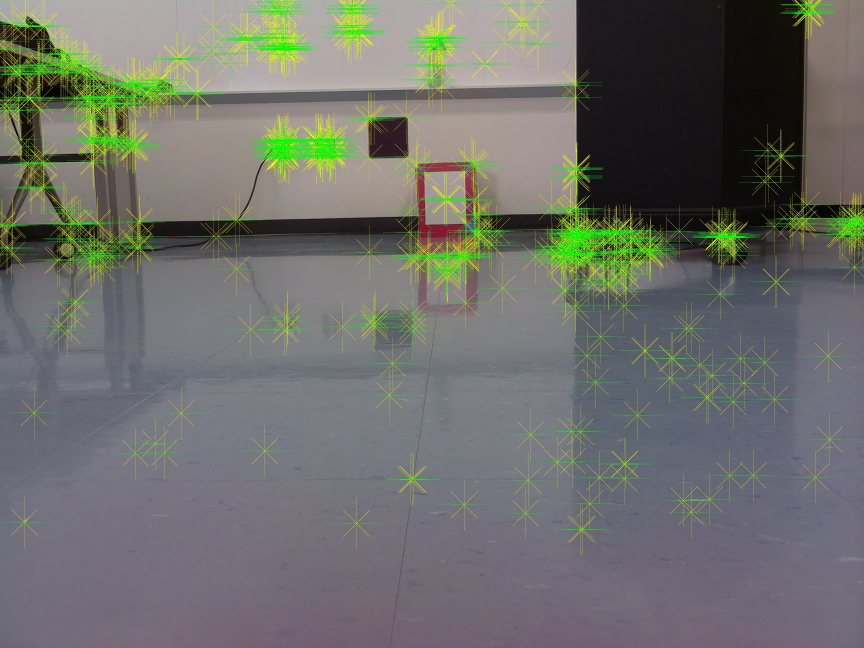
#> input picture C++/Test.jpg, 2592 x 1944 px, given in place of the camera (shown at 1/3 size)
$ python EdgePresentation.py
#> lines starting #> are read from the running program, lines starting #| are printed output that depends on the picture; after the words box and inside, x2 and y2 are one past the last pixel; in counts of white or black regions, pixels touching at a corner belong together
import numpy as np
import sys
sys.path.append('/usr/local/lib/python2.7/site-packages')
from PIL import Image
import zbar
import time
import cv2


cap = cv2.VideoCapture(0)
time.sleep(0.1)

while(True):
    _,rawImage = cap.read()
#> rawImage is the input picture: shape (1944, 2592, 3); mean B, G, R 106, 111, 109.5


    #image = cv2.cvtColor(image, cv2.COLOR_BGR2RGB)
    #pil_im = Image.fromarray(image)
    image = cv2.cvtColor(rawImage, cv2.COLOR_BGR2GRAY)
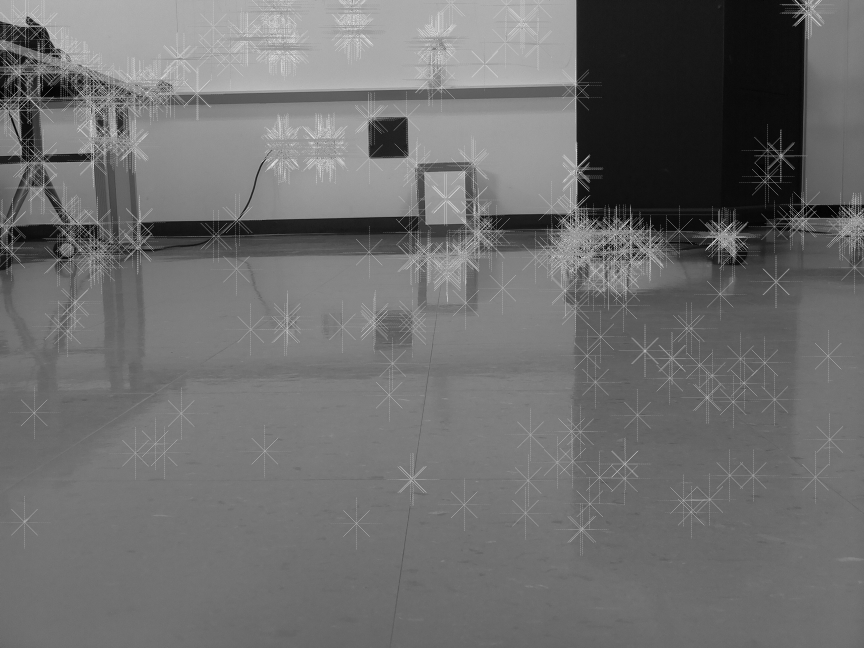
#> image: shape (1944, 2592) (shown at 1/3 size); min 0, max 234, mean 110
    image = cv2.GaussianBlur(image,(7,7),0)
    edged = cv2.Canny(image,50,150)
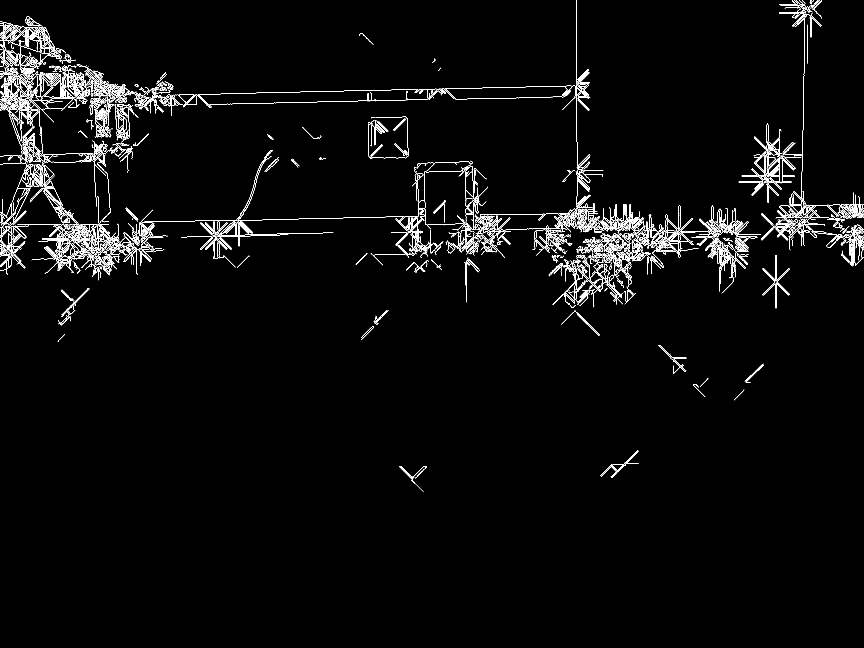
#> edged: shape (1944, 2592) (shown at 1/3 size); 2% white in thin lines or dots, all inside (x1, y1, x2, y2) = (0, 0, 2592, 1476)
    edged = cv2.resize(edged,(1920,1080))
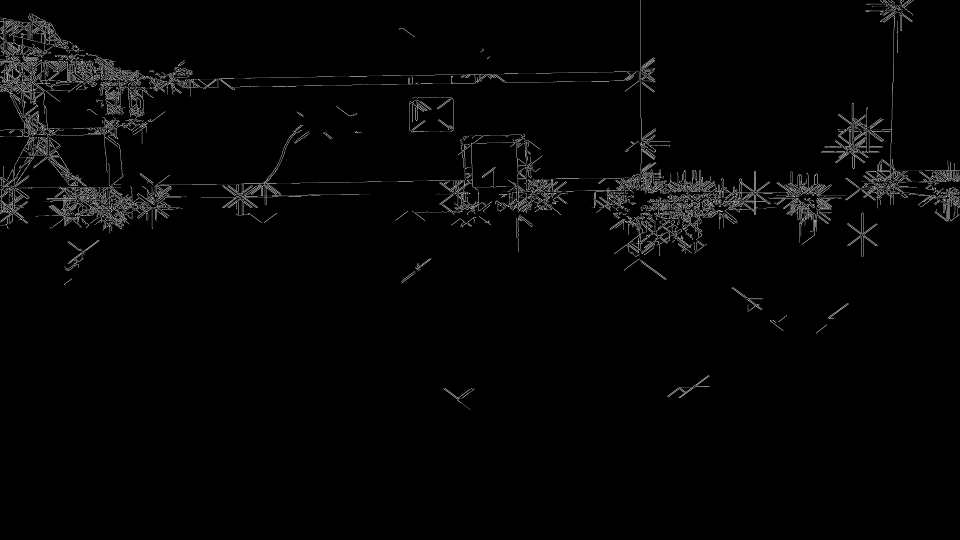
#> edged: shape (1080, 1920) (shown at 1/2 size); min 0, max 255, mean 5.1
    cv2.imshow('Edges',edged)
    cv2.waitKey(1) & 0xFF

$ run again, on C++/17foot_LeftBoxwithLaser.png
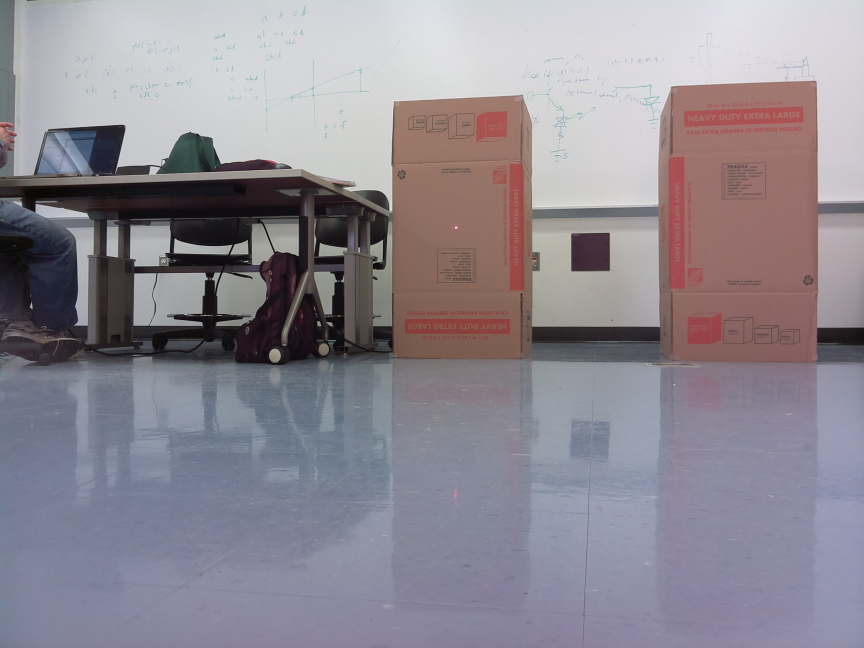
#> input picture C++/17foot_LeftBoxwithLaser.png, 2592 x 1944 px, given in place of the camera (shown at 1/3 size)
#> rawImage is the input picture: shape (1944, 2592, 3); mean B, G, R 146.6, 137.6, 143
#> `edged = cv2.Canny(image,50,150)`:
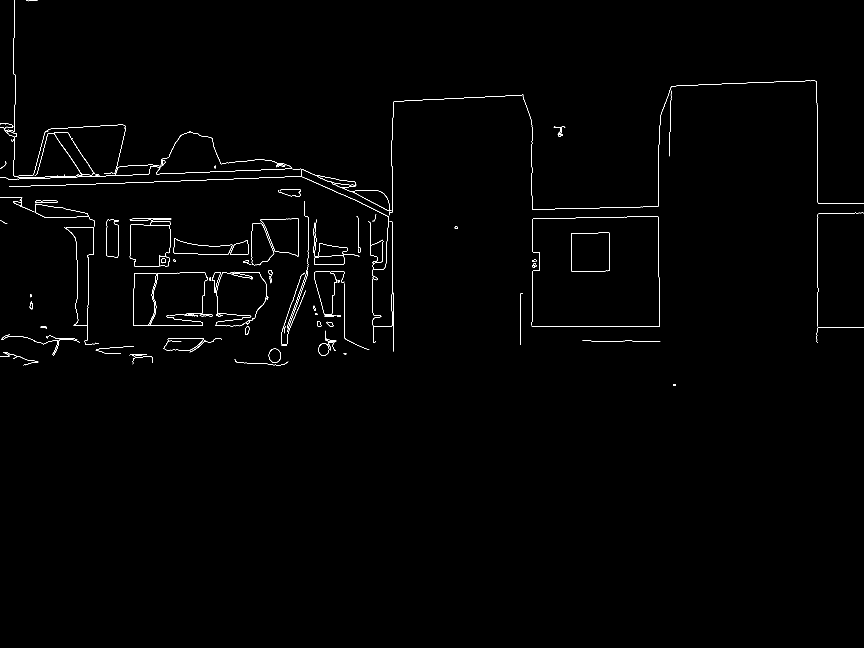
#> edged: shape (1944, 2592) (shown at 1/3 size); 0.52% white in thin lines or dots, all inside (x1, y1, x2, y2) = (0, 0, 2592, 1157)
#> `edged = cv2.resize(edged,(1920,1080))`:
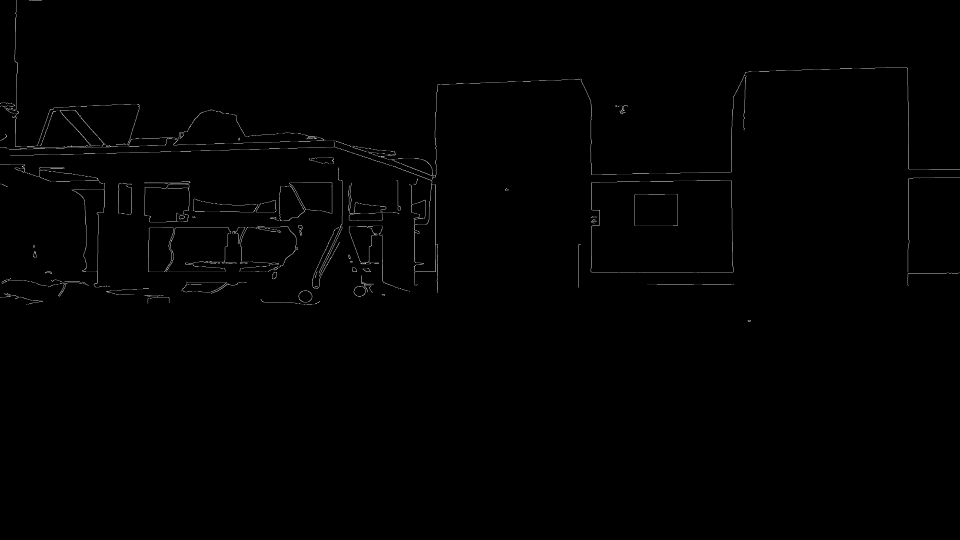
#> edged: shape (1080, 1920) (shown at 1/2 size); min 0, max 255, mean 1.3
